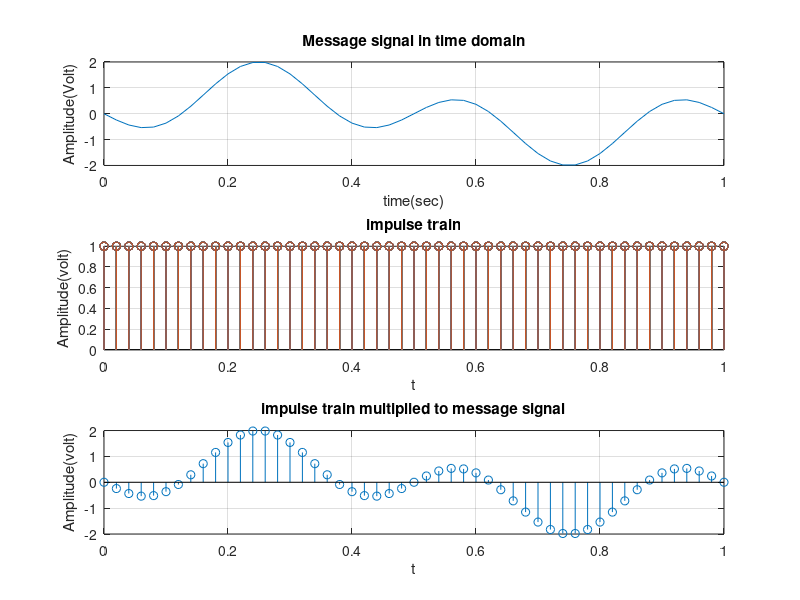
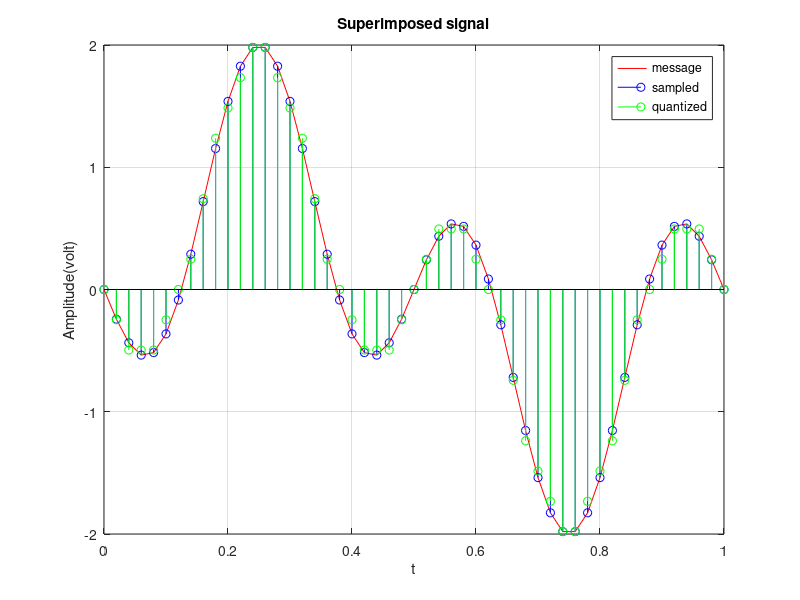

These charts were generated, in order, by the following MATLAB code:
% question1(c)
clc;
close all;

% message signal
Am =1;   
fm1 = 1; 
fm2 = 3;  
t = 0:0.02:1;  

ym = Am*(sin(2*pi*fm1*t)-sin(2*pi*fm2*t)); 
figure(1);
subplot(3,1,1);
plot(t,ym);
title("Message signal in time domain");
xlabel("time(sec)");
ylabel("Amplitude(Volt)");
grid on; 

%impulse train 
t=0:0.02:1;
y = ones(length(t));
subplot(3,1,2)
stem(t,y);
title("impulse train");
xlabel("t");
ylabel("Amplitude(volt)");
grid on;

%sampled signal
gs= y.*ym;
subplot(3,1,3);
stem(t,ym);
title("impulse train multiplied to message signal");
xlabel("t");
ylabel("Amplitude(volt)");
grid on;

% superimposed signal
l = 16;
peak = max(abs(ym));
delta = 2*peak/16;

gkts = ym/delta;
gkts = round(gkts);
gkts = gkts*delta;

figure(2);
plot(t,ym,'r');
hold on;
stem(t,ym,'b');
hold on;
stem(t,gkts,'g');
legend('message','sampled','quantized');
title("Superimposed signal");
xlabel("t");
ylabel("Amplitude(volt)");
grid on;
